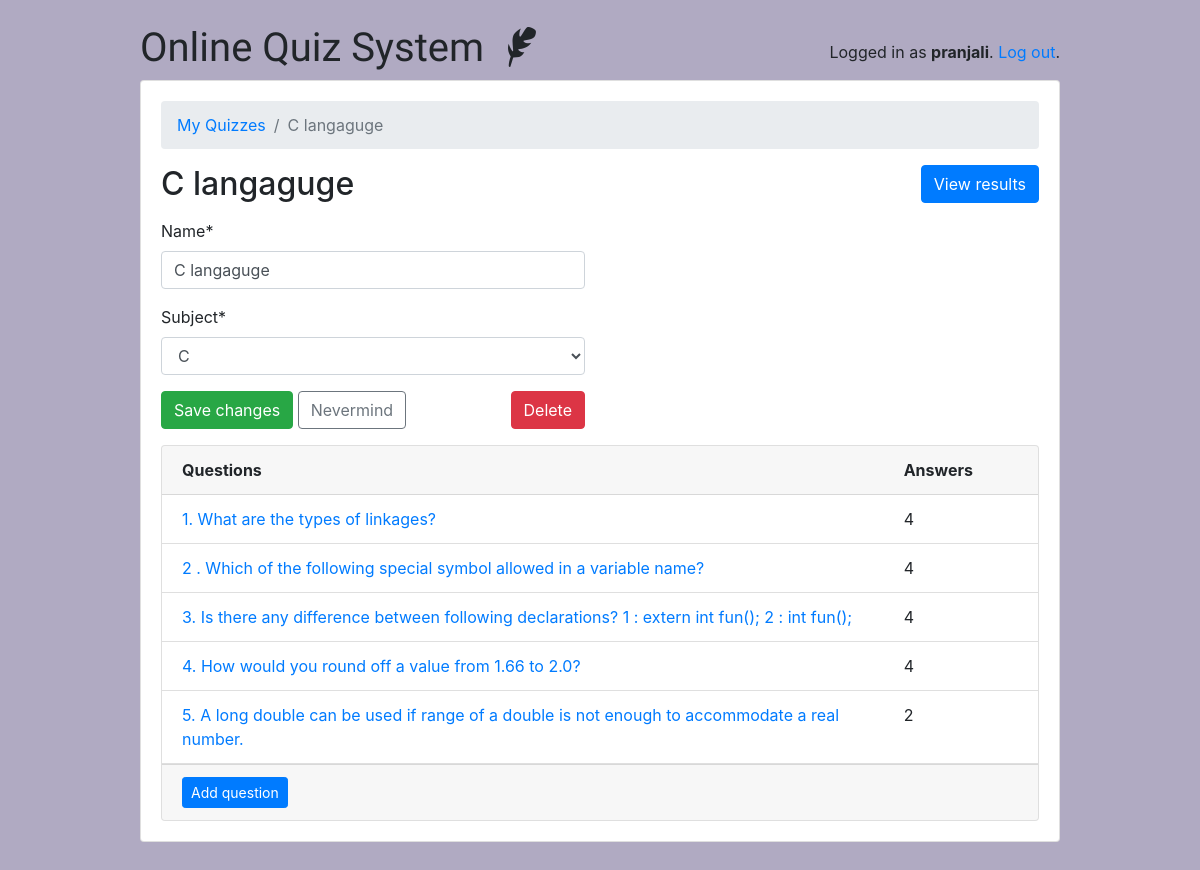
Page /teachers/quiz/1/ (signed in) on the committed database.
### classroom/models.py (models this page shows, shortened)
class User(AbstractUser):
    is_student = models.BooleanField(default=False)
    is_teacher = models.BooleanField(default=False)

class Quiz(models.Model):
    owner = models.ForeignKey(User, on_delete=models.CASCADE, related_name='quizzes')
    name = models.CharField(max_length=255)
    subject = models.ForeignKey(Subject, on_delete=models.CASCADE, related_name='quizzes')

class Subject(models.Model):
    name = models.CharField(max_length=30)
    color = models.CharField(max_length=7, default='#007bff')
    def __str__(self):
        return self.name

class Question(models.Model):
    quiz = models.ForeignKey(Quiz, on_delete=models.CASCADE, related_name='questions')
    text = models.CharField('Question', max_length=255)

### classroom/views/teachers.py (the view, shortened to what this page needs)
# urls.py: path('quiz/<int:pk>/', teachers.QuizUpdateView.as_view(), name='quiz_change'),
@method_decorator([login_required, teacher_required], name='dispatch')
class QuizUpdateView(UpdateView):
    model = Quiz
    fields = ('name', 'subject', )
    context_object_name = 'quiz'
    template_name = 'classroom/teachers/quiz_change_form.html'
    def get_context_data(self, **kwargs):
        kwargs['questions'] = self.get_object().questions.annotate(answers_count=Count('answers'))
        return super().get_context_data(**kwargs)
    def get_queryset(self):
        return self.request.user.quizzes.all()

### classroom/templates/classroom/teachers/quiz_change_form.html (shortened to what this page needs)
{% extends 'base.html' %}
{% load crispy_forms_tags %}
{% block content %}
  <nav aria-label="breadcrumb">
    <ol class="breadcrumb">
      <li class="breadcrumb-item"><a href="{% url 'teachers:quiz_change_list' %}">My Quizzes</a></li>
      <li class="breadcrumb-item active" aria-current="page">{{ quiz.name }}</li>
    </ol>
  </nav>
  <h2 class="mb-3">
    {{ quiz.name }}
    <a href="{% url 'teachers:quiz_results' quiz.pk %}" class="btn btn-primary float-right">View results</a>
  </h2>
  <div class="row mb-3">
    <div class="col-md-6 col-sm-8 col-12">
      <form method="post" novalidate>
        {{ form|crispy }}
        <button type="submit" class="btn btn-success">Save changes</button>
        <a href="{% url 'teachers:quiz_change_list' %}" class="btn btn-outline-secondary" role="button">Nevermind</a>
        <a href="{% url 'teachers:quiz_delete' quiz.pk %}" class="btn btn-danger float-right">Delete</a>
      </form>
    </div>
  </div>
  <div class="card">
    <div class="card-header">
      <div class="row">
        <div class="col-10">
          <strong>Questions</strong>
        </div>
        <div class="col-2">
          <strong>Answers</strong>
        </div>
      </div>
    </div>
    <div class="list-group list-group-flush list-group-formset">
      {% for question in questions %}
        <div class="list-group-item">
          <div class="row">
            <div class="col-10">
              <a href="{% url 'teachers:question_change' quiz.pk question.pk %}">{{ question.text }}</a>
            </div>
            <div class="col-2">
              {{ question.answers_count }}
            </div>
          </div>
        </div>
      {% empty %}
        <div class="list-group-item text-center">
          <p class="text-muted font-italic mb-0">You haven't created any questions yet. Go ahead and <a href="{% url 'teachers:question_add' quiz.pk %}">add the first question</a>.</p>
        </div>
      {% endfor %}
    </div>
    <div class="card-footer">
      <a href="{% url 'teachers:question_add' quiz.pk %}" class="btn btn-primary btn-sm">Add question</a>
    </div>
  </div>
{% endblock %}

### templates/base.html (shortened to what this page needs)
{% load static %}<!doctype html>
<html lang="en">
  <head>
    <link rel="stylesheet" href="https://maxcdn.bootstrapcdn.com/bootstrap/4.0.0/css/bootstrap.min.css">
    <link rel="stylesheet" type="text/css" href="{% static 'vendor/fontello-2f186091/css/fontello.css' %}">
    <link rel="stylesheet" type="text/css" href="{% static 'css/app.css' %}">
    {% if user.is_authenticated and user.is_teacher %}
      <link rel="stylesheet" type="text/css" href="{% static 'css/teachers.css' %}">
    {% else %}
      <link rel="stylesheet" type="text/css" href="{% static 'css/students.css' %}">
    {% endif %}
  </head>
  <body>
    <div class="container my-4">
      <div class="row justify-content-center">
        <div class="col-md-10 col-sm-12">
          <div class="row">
            <div class="col-6">
              <h1 class="logo">
                <a href="{% url 'home' %}">
                  Online Quiz System
                  {% if user.is_authenticated %}
                    {% if user.is_teacher %}
                      <span class="icon-feather" data-toggle="tooltip" data-placement="right" title="Teacher profile"></span>
                    {% else %}
                      <span class="icon-graduation-cap" data-toggle="tooltip" data-placement="right" title="Student profile"></span>
                    {% endif %}
                  {% endif %}
                </a>
              </h1>
            </div>
            <div class="col-6 text-right">
              {% if user.is_authenticated %}
                <p class="pt-3">Logged in as <strong>{{ user.username }}</strong>. <a href="{% url 'logout' %}">Log out</a>.</p>
              {% else %}
                <a href="{% url 'login' %}" class="btn btn-light" role="button">Log in</a>
                <a href="{% url 'signup' %}" class="btn btn-primary" role="button">Sign up</a>
              {% endif %}
            </div>
          </div>
          <div class="card mb-3">
            <div class="card-body">
              {% block content %}
              {% endblock %}
            </div>
          </div>
        </div>
      </div>
    </div>
  </body>
</html>

### static/css/app.css (style rules this page uses)
.logo { font-family: 'Clicker Script', cursive; }
.logo a { color: #212529; text-decoration: none; }

### static/css/teachers.css (style rules this page uses)
body { background-color: #b0aac2; }

### rows in the picture
User: username "pranjali"
Quiz: name "C langaguge", subject "C"
Question: text "1. What are the types of linkages?", answers_count "4"
Question: text "2 . Which of the following special symbol allowed in a variable name?", answers_count "4"
Question: text "3. Is there any difference between following declarations? 1 : extern int fun(); 2 : int fun();", answers_count "4"
Question: text "4. How would you round off a value from 1.66 to 2.0?", answers_count "4"
Question: text "5. A long double can be used if range of a double is not enough to accommodate a real number.", answers_count "2"
